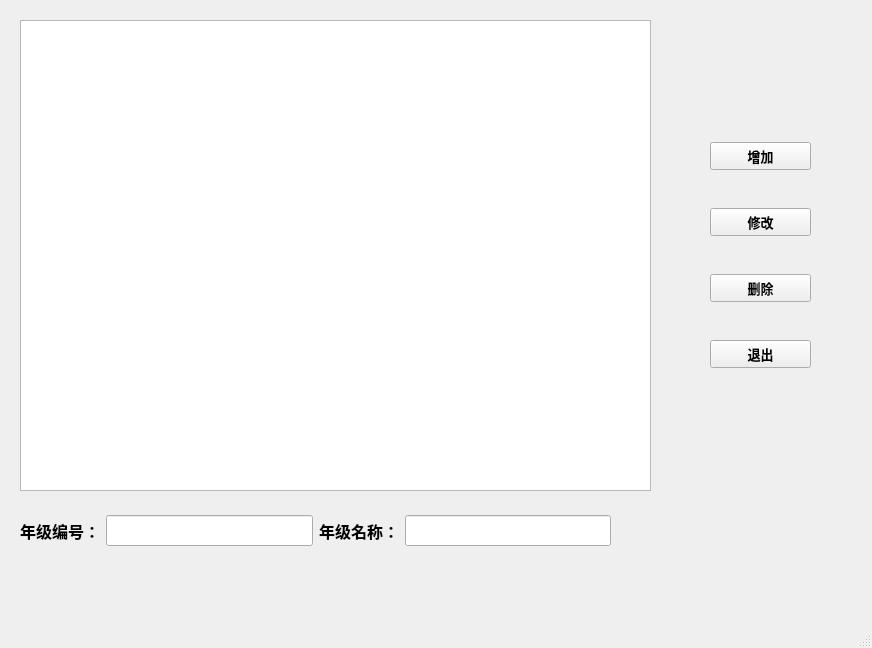
<?xml version="1.0" encoding="UTF-8"?>
<ui version="4.0">
 <class>MainWindow</class>
 <widget class="QMainWindow" name="MainWindow">
  <property name="geometry">
   <rect>
    <x>0</x>
    <y>0</y>
    <width>872</width>
    <height>648</height>
   </rect>
  </property>
  <property name="windowTitle">
   <string>MainWindow</string>
  </property>
  <widget class="QWidget" name="centralwidget">
   <widget class="QWidget" name="layoutWidget">
    <property name="geometry">
     <rect>
      <x>20</x>
      <y>510</y>
      <width>591</width>
      <height>41</height>
     </rect>
    </property>
    <layout class="QHBoxLayout" name="horizontalLayout">
     <item>
      <widget class="QLabel" name="label">
       <property name="font">
        <font>
         <family>Agency FB</family>
         <pointsize>12</pointsize>
         <weight>75</weight>
         <bold>true</bold>
        </font>
       </property>
       <property name="text">
        <string>年级编号：</string>
       </property>
      </widget>
     </item>
     <item>
      <widget class="QLineEdit" name="editGradeID">
       <property name="font">
        <font>
         <family>Agency FB</family>
         <pointsize>12</pointsize>
        </font>
       </property>
      </widget>
     </item>
     <item>
      <widget class="QLabel" name="label_2">
       <property name="font">
        <font>
         <family>Agency FB</family>
         <pointsize>12</pointsize>
         <weight>75</weight>
         <bold>true</bold>
        </font>
       </property>
       <property name="text">
        <string>年级名称：</string>
       </property>
      </widget>
     </item>
     <item>
      <widget class="QLineEdit" name="editGradeName">
       <property name="font">
        <font>
         <family>Agency FB</family>
         <pointsize>12</pointsize>
        </font>
       </property>
      </widget>
     </item>
    </layout>
   </widget>
   <widget class="QWidget" name="layoutWidget">
    <property name="geometry">
     <rect>
      <x>710</x>
      <y>110</y>
      <width>101</width>
      <height>291</height>
     </rect>
    </property>
    <layout class="QVBoxLayout" name="verticalLayout">
     <item>
      <widget class="QPushButton" name="btnAddGrade">
       <property name="font">
        <font>
         <family>微软雅黑</family>
         <pointsize>10</pointsize>
         <weight>75</weight>
         <bold>true</bold>
        </font>
       </property>
       <property name="text">
        <string>增加</string>
       </property>
      </widget>
     </item>
     <item>
      <widget class="QPushButton" name="btnUpdateGrade">
       <property name="font">
        <font>
         <family>微软雅黑</family>
         <pointsize>10</pointsize>
         <weight>75</weight>
         <bold>true</bold>
        </font>
       </property>
       <property name="text">
        <string>修改</string>
       </property>
      </widget>
     </item>
     <item>
      <widget class="QPushButton" name="btnDeleteGrade">
       <property name="font">
        <font>
         <family>微软雅黑</family>
         <pointsize>10</pointsize>
         <weight>75</weight>
         <bold>true</bold>
        </font>
       </property>
       <property name="text">
        <string>删除</string>
       </property>
      </widget>
     </item>
     <item>
      <widget class="QPushButton" name="btnQuitGrade">
       <property name="font">
        <font>
         <family>微软雅黑</family>
         <pointsize>10</pointsize>
         <weight>75</weight>
         <bold>true</bold>
        </font>
       </property>
       <property name="text">
        <string>退出</string>
       </property>
      </widget>
     </item>
    </layout>
   </widget>
   <widget class="QTableWidget" name="tableWidget">
    <property name="geometry">
     <rect>
      <x>20</x>
      <y>20</y>
      <width>631</width>
      <height>471</height>
     </rect>
    </property>
   </widget>
  </widget>
  <widget class="QMenuBar" name="menubar">
   <property name="geometry">
    <rect>
     <x>0</x>
     <y>0</y>
     <width>872</width>
     <height>26</height>
    </rect>
   </property>
  </widget>
  <widget class="QStatusBar" name="statusbar"/>
 </widget>
 <resources/>
 <connections/>
</ui>
